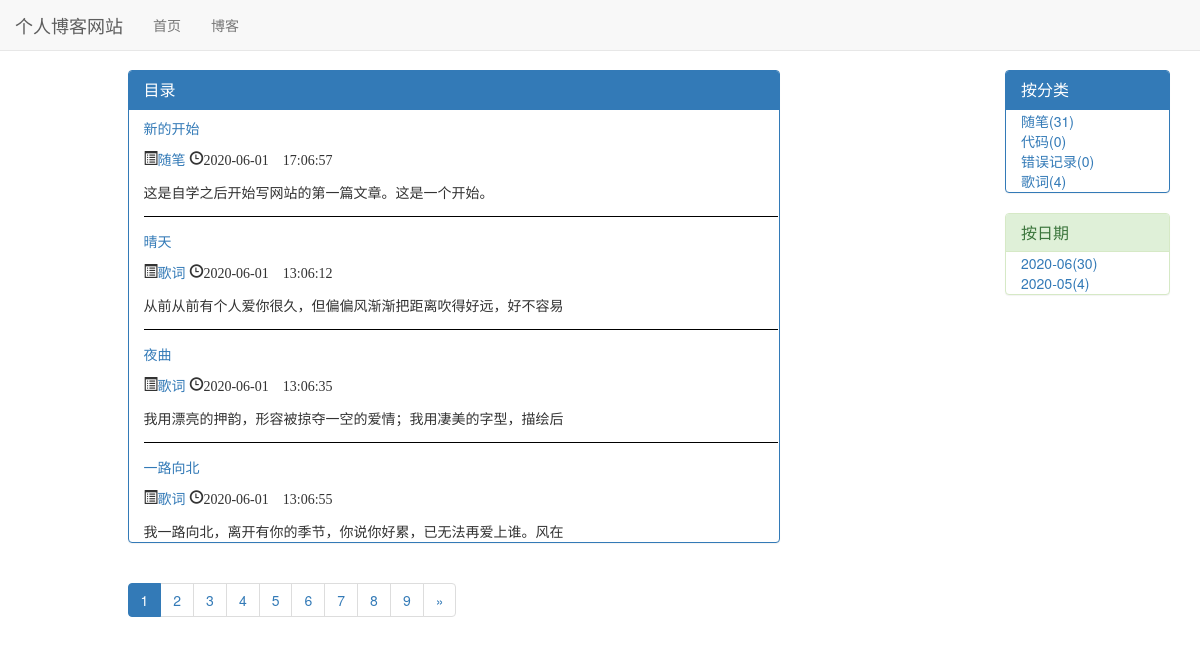
Screenshot of /blog/ with the database file from the repository.
### blog/models.py (models this page shows)
class Blog(models.Model, ReadNumDisplay):
    title = models.CharField('标题', max_length=30)
    auth = models.ForeignKey(User, verbose_name='作者', on_delete=models.CASCADE)
    blog_type = models.ForeignKey(BlogType, verbose_name='分类', on_delete=models.CASCADE)
    content = RichTextUploadingField('正文')
    read_stistics_detail = GenericRelation(ReadStatisticsDetail)
    created_time = models.DateTimeField('创建时间', auto_now_add=True)
    updated_time = models.DateTimeField('更新时间', auto_now=True)
    is_delete = models.BooleanField(default=False)
    def __str__(self):
        return self.title
    class Meta:
        ordering = ['pk']

class BlogType(models.Model):
    type_name = models.CharField('分类标签', max_length=30)
    def __str__(self):
        return self.type_name

### blog/views.py (the view)
# urls.py: path('', views.blog_list, name='blog_list'),
def blog_list(request):
    blogs = Blog.objects.filter(is_delete=False)
    context = get_common_data(request, blogs)
    return render(request, 'blog/blog_list.html', context)

### blog/views.py (called while the page is built)
def get_common_data(request, obj_list):
    paginator = Paginator(obj_list, settings.EACH_PAGE_BLOGS_NUMBER)
    page = request.GET.get('page', 1)  # 获取请求的页码数
    page_of_blog = paginator.get_page(page)
    blog_dates = Blog.objects.dates('created_time', 'month', order='DESC')
    blog_date_dict = {}
    for blog_date in blog_dates:
        blog_date_count = Blog.objects.filter(created_time__year=blog_date.year, created_time__month=blog_date.month,
                                              is_delete=False).count()
        blog_date_dict[blog_date] = blog_date_count
    context = dict()
    context['blogs'] = page_of_blog
    context['types'] = BlogType.objects.annotate(blog_count=Count('blog'))
    context['dates'] = blog_date_dict
    return context

### blog/templates/blog/blog_list.html (shortened to what this page needs)
{% extends 'blog/blog_base.html' %}
{% load static %}
{% block header_extends %}
    <link rel="stylesheet" href="{% static 'blog/blog.css' %}">
{% endblock %}
{% block left_contents %}
    <div class="panel panel-primary">
        <div class="panel-heading">
            <h3 class="panel-title">目录</h3>
        </div>
        <div class="panel-body">
            <div class="blog">
                {% for blog in blogs %}
                    <p class="title"><a href="{% url 'blog_detail' blog.pk %}">{{ blog }}</a></p>
                    <span class="glyphicon glyphicon-list-alt" aria-hidden="true"><a
                            href="{% url 'blog_with_type' blog.blog_type.pk %}">{{ blog.blog_type }}</a></span>
                    <span class="glyphicon glyphicon-time"
                          aria-hidden="true">{{ blog.updated_time|date:"Y-m-d H:m:s" }}</span>
                    <div class="blog-list-content">{{ blog.content|striptags|truncatechars:30 }}</div>
                {% endfor %}
            </div>
        </div>
    </div>
    <nav aria-label="Page navigation">
        <ul class="pagination">
            {% for page_num in blogs.paginator.page_range %}
                {% if page_num == blogs.number %}
                    <li class="active"><span>{{ page_num }}</span></li>
                {% else %}
                    <li><a href="?page={{ page_num }}">{{ page_num }}</a></li>
                {% endif %}
            {% endfor %}
            {% if blogs.number == blogs.paginator.num_pages %}
            {% else %}
                <li>
                    <a href="?page={{ blogs.next_page_number }}" aria-label="Next">
                        <span aria-hidden="true">&raquo;</span>
                    </a>
                </li>
            {% endif %}
        </ul>
    </nav>
{% endblock %}

### blog/templates/blog/blog_base.html (shortened to what this page needs)
{% extends 'base.html' %}
{% load static %}
{% block content %}
    <div class="container">
        <div class="row">
            <div class="col-md-7 col-md-offset-1 col-sm-8  col-xs-12">
                {% block left_contents %}{% endblock %}
            </div>
            <div class="col-md-2 col-md-offset-2 col-sm-2 col-sm-offset-2 hidden-xs">
                <div class="panel panel-primary">
                    <div class="panel-heading">
                        <h3 class="panel-title">按分类</h3>
                    </div>
                    <div class="panel-body">
                        {% for type in types %}
                            <div><a href="{% url 'blog_with_type' type.pk %}">{{ type }}({{ type.blog_count }})</a></div>
                        {% endfor %}
                    </div>
                </div>
                <div class="panel panel-success">
                    <div class="panel-heading">
                        <h3 class="panel-title">按日期</h3>
                    </div>
                    <div class="panel-body">
                        {% for date, blog_date_count in dates.items %}
                            <div><a href="{% url 'blog_with_date' date.year date.month %}">{{ date|date:"Y-m" }}({{ blog_date_count }})</a>
                            </div>
                        {% endfor %}
                    </div>
                </div>
            </div>
        </div>
    </div>
{% endblock %}

### templates/base.html (shortened to what this page needs)
{% load static %}
<!DOCTYPE html>
<html lang="zh-CN">
<head>
    <link rel="stylesheet" href="{% static 'base.css' %}">
    <link rel="stylesheet" href="{% static 'bootstrap-3.3.7/css/bootstrap.min.css' %}">
    {% block header_extends %}{% endblock %}
</head>
<body>
    <div class="navbar navbar-default navbar-fixed-top" role="navigation">
        <div class="container-fluid">
            <div class="navbar-header">
                <a class="navbar-brand" href="{% url 'home' %}">个人博客网站</a>
            </div>
            <div id="navbar-collapse" class="collapse navbar-collapse">
                <ul class="nav navbar-nav">
                    <li class="{% block nav_home_active %}{% endblock %}">
                        <a href="{% url 'home' %}">首页</a>
                    </li>
                    <li class="{% block nav_blog_active %}{% endblock %}">
                        <a href="{% url 'blog_list' %}">博客</a>
                    </li>
                </ul>
            </div>
        </div>
    </div>
    {% block content %}{% endblock %}
</body>
</html>

### static/base.css (style rules this page uses)
* { margin: 0; padding: 0; }
body { margin-top: 70px !important; }

### blog/static/blog/blog.css (style rules this page uses)
p.title { margin-top: 0.5em; }
div.panel-body { margin-left: 1em; padding: 1px; }
div.blog-list-content { margin-top: 1em; }
div.blog-list-content:not(:last-child) { margin-bottom: 1em; padding-bottom: 1em; border-bottom: 1px solid #000000; }

### rows the page displays
Blog: title "新的开始", blog_type "随笔", updated_time "2020-06-01 17:06:57", content "这是自学之后开始写网站的第一篇文章。这是一个开始。"
Blog: title "晴天", blog_type "歌词", updated_time "2020-06-01 13:06:12", content "从前从前有个人爱你很久，但偏偏风渐渐把距离吹得好远，好不容易"
Blog: title "夜曲", blog_type "歌词", updated_time "2020-06-01 13:06:35", content "我用漂亮的押韵，形容被掠夺一空的爱情；我用凄美的字型，描绘后"
Blog: title "一路向北", blog_type "歌词", updated_time "2020-06-01 13:06:55", content "我一路向北，离开有你的季节，你说你好累，已无法再爱上谁。风在"
BlogType: type_name "随笔", blog_count "31"
BlogType: type_name "代码", blog_count "0"
BlogType: type_name "错误记录", blog_count "0"
BlogType: type_name "歌词", blog_count "4"

### other values shown
{{ page_num }} "1"
{{ page_num }} "2" "3" "4" "5" "6" "7" "8" "9"
{{ date|date:"Y-m" }} "2020-06" "2020-05"
{{ blog_date_count }} "30" "4"
